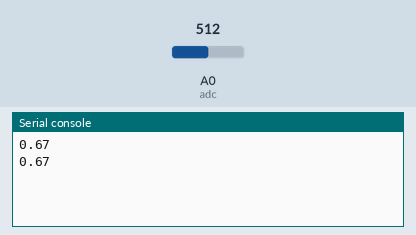
A program run on a simulated ESP8266 board running MicroPython. Shown: the last lines printed to the serial console. Inputs (shaded band) come from the test bench; at power-on: A0 (adc) = 512 (analog values on the 0–1023 scale).

Above: at 1.2 s.
1.3 s: A0 (adc) set to 716
At 1.9 s:
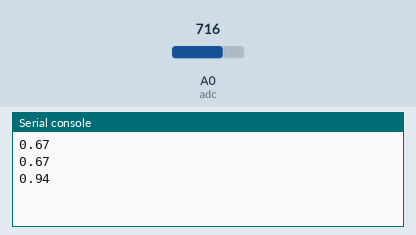
2.8 s: A0 (adc) set to 768
At 3.4 s:
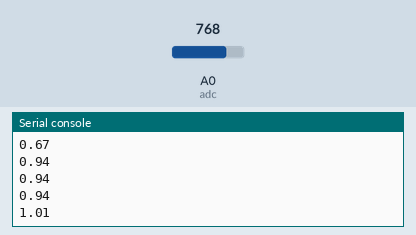
Timing chart, 0 to 5.8 s (numbered marks = the images above; inputs shaded):
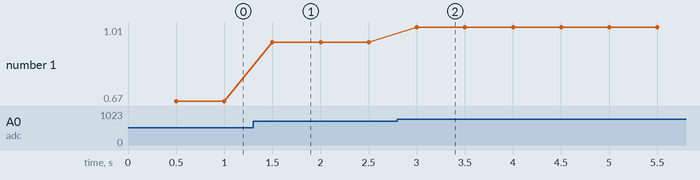

Measured:
- after the input at 1.3 s, the serial console: prints a new line after 0.20 s (image 1)
- after the input at 2.8 s, the serial console: prints a new line after 0.20 s (image 2)
- plotted number 1: 0.67 → 0.94 after the input at 1.3 s, 0.94 → 1.01 after the input at 2.8 s

The program:

main.py
```python
import time
from potentiometer import Potentiometer

def main():
    pot = Potentiometer(on_header=True)
    while True:
        time.sleep(0.5)
        print(pot.read())


if __name__ == '__main__':
    main()
```

potentiometer.py
```python
from machine import ADC, Pin
from wemos_d1 import D0

class Disconnected(Exception):
    pass

class Potentiometer(object):
    """
    Read a potentiometer connected to the ADC.

    Normal wiring:

      - left pin to 3.3v
      - middle pin to A0
      - right pin to GND


    "On header" mode is to mount the potentiometer directly (see
    pot-on-header.jpg). In this mode, the wiring is the following:

      - left pin: RESET (which is at 3.3v)
      - middle pin: A0
      - right pin: D0 (which is put to GND in the __init__)
    """

    def __new__(cls, on_header=False, **kwargs):
        if on_header:
            return PotentiometerOnHeader(**kwargs)
        return object.__new__(cls, **kwargs)

    def __init__(self, on_header):
        assert not on_header
        self.adc = ADC(0)

    def read(self):
        # it seems that 1 <= val <= 1024; adjust it to be 0-based
        val = self.adc.read() - 1
        return round(val/1023.0, 2)


class PotentiometerOnHeader(object):
    """
    Probably because of the impedence of RESET, we ADC is unable to read up to
    1024; on my system, I measured a max reading of 758. Adjust, if needed.
    """

    adc_max = 758.0 # manually measured on my board

    def __init__(self, adc_max=None):
        if adc_max:
            self.adc_max = float(adc_max)
        self.adc = ADC(0)
        self.fake_gnd = Pin(D0, Pin.OUT)
        self.fake_gnd(0)

    def read(self):
        val = self.adc.read() - 1
        if val == 1023:
            # this happens if the potentiometer is not well fixed to the
            # header
            raise Disconnected()
        return round(val/self.adc_max, 2)
```

wemos_d1.py
```python
# pin numbers
# http://micropython-on-wemos-d1-mini.readthedocs.io/en/latest/setup.html
# https://forum.micropython.org/viewtopic.php?t=2503

D0 = 16 # wake
D5 = 14 # sck
D6 = 12 # miso
D7 = 13 # mosi
D8 = 15 # cs    PULL-DOWN 10k

D4 = 2 # boot   PULL-UP   10k
D3 = 0 # flash  PULL-UP   10k
D2 = 4 # sda
D1 = 5 # scl
RX = 3 # rx
TX = 1 # tx

# note: D4 is also used to control the builtin blue led, but it's reversed
# (when D4 is 1, the led is off)
LED = D4
```
